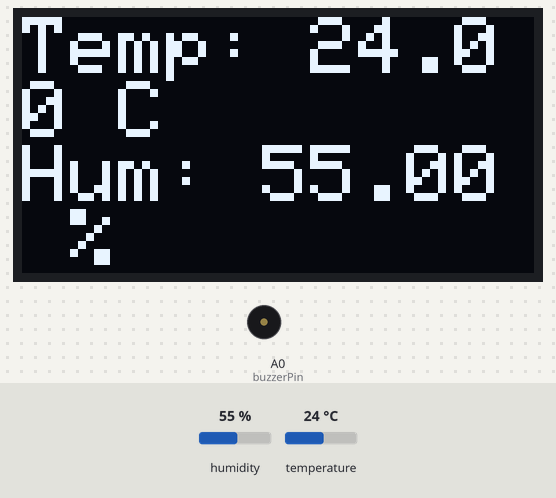
Simulated run of this sketch. Board: Arduino Uno, built with avr-gcc and run on an emulated ATmega328P. Parts: 128×64 one-colour display, buzzer (waves = sounding, pin HIGH). The test bench sets the inputs (shaded band); at power-on: temperature 24 °C, humidity 55 %. What the sketch prints to the serial monitor is not drawn.

Above: at 1.2 s.
1.3 s: temperature set to 31.5 °C
At 2.3 s:
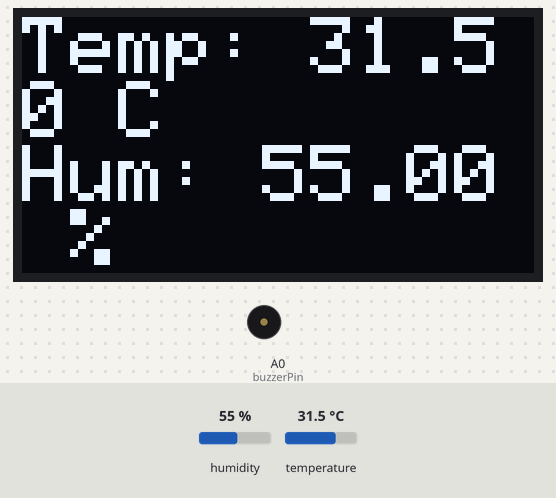
2.8 s: temperature set to 32.8 °C
At 3.7 s:
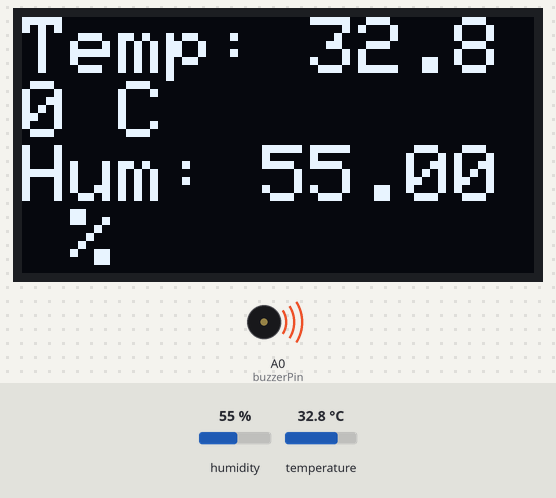
4.7 s: humidity set to 22 %
At 6.2 s:
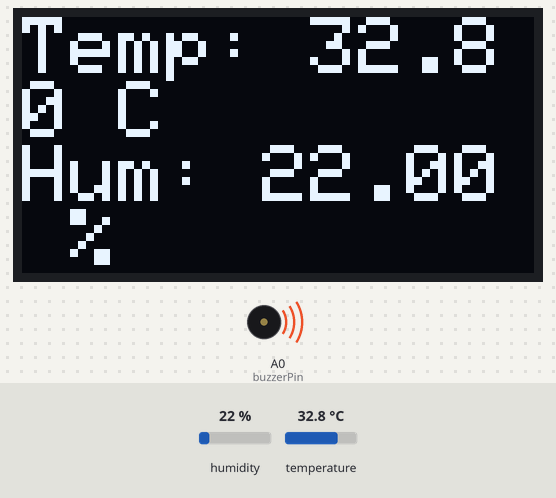
6.5 s: humidity set to 40 %
At 7.7 s:
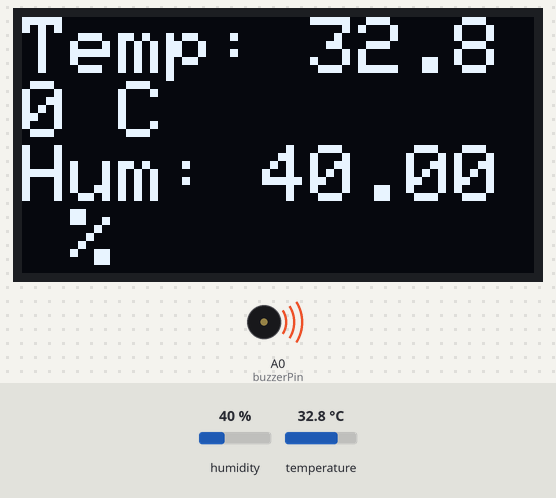
Timing chart, 0 to 9.3 s (numbered marks = the images above; inputs shaded):
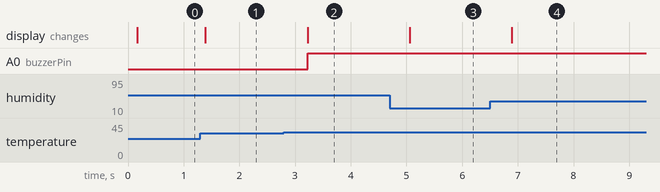

The sketch:

firmware.ino
```cpp
#include <Adafruit_AHTX0.h>
#include <Wire.h>
#include <Adafruit_GFX.h>
#include <Adafruit_SSD1306.h>

Adafruit_AHTX0 aht;

#define SCREEN_WIDTH 128
#define SCREEN_HEIGHT 64

Adafruit_SSD1306 display(SCREEN_WIDTH, SCREEN_HEIGHT, &Wire);

int buzzerPin = A0;

void setup() {
  Serial.begin(115200);
  Serial.println("Adafruit AHT10/AHT20 demo!");

  if (!aht.begin()) {
    Serial.println("Could not find AHT? Check wiring");
    while (1) delay(10);
  }
  Serial.println("AHT10 or AHT20 found");

  display.begin(SSD1306_SWITCHCAPVCC, 0x3C);
  display.clearDisplay();
  display.setTextSize(2);
  display.setTextColor(WHITE);
  display.setCursor(10, 10);

  display.display();

  pinMode(buzzerPin, OUTPUT);
}

void loop() {
  sensors_event_t humidity, temp;
  aht.getEvent(&humidity, &temp);  // populate temp and humidity objects with fresh data
  Serial.print("Temperature: ");
  Serial.print(temp.temperature);
  Serial.println(" degrees C");
  Serial.print("Humidity: ");
  Serial.print(humidity.relative_humidity);
  Serial.println("% rH");

  display.clearDisplay();
  display.setCursor(0, 0);

  display.print("Temp: ");
  display.print(temp.temperature);
  display.println(" C");

  display.print("Hum: ");
  display.print(humidity.relative_humidity);
  display.println(" %");

  display.display();

  if (temp.temperature > 32) {
     digitalWrite(buzzerPin, HIGH);
  } else {
    digitalWrite(buzzerPin, LOW);
  }

  delay(500);
}
```

Measured:
- the behaviour switches between 32 and 32.1 °C on temperature (found by bisection; images 1 and 2)
- after the input at 1.3 s, the display: changes after 0.09 s (image 1)
- after the input at 2.8 s, A0 (buzzerPin): LOW → HIGH after 0.43 s; the display: changes after 0.43 s (image 2)
- after the input at 4.7 s, the display: changes after 0.36 s (image 3)
- after the input at 6.5 s, the display: changes after 0.39 s (image 4)
